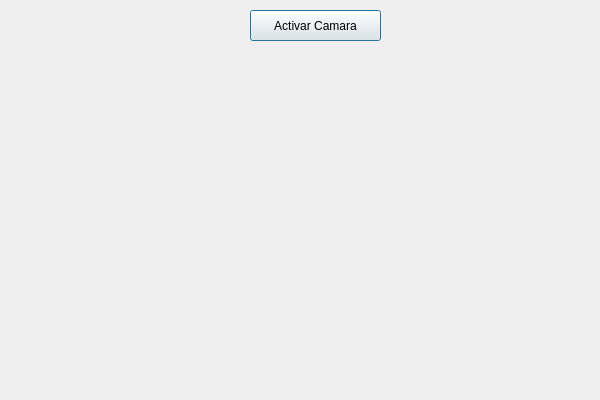
<?xml version="1.0" encoding="UTF-8"?>
<ui version="4.0">
 <class>dlgDemo25</class>
 <widget class="QDialog" name="dlgDemo25">
  <property name="geometry">
   <rect>
    <x>0</x>
    <y>0</y>
    <width>600</width>
    <height>400</height>
   </rect>
  </property>
  <property name="windowTitle">
   <string>Predecir Sexo de varias Personas en un Video en Tiempo Real</string>
  </property>
  <widget class="QLabel" name="lblVideo">
   <property name="geometry">
    <rect>
     <x>30</x>
     <y>60</y>
     <width>541</width>
     <height>301</height>
    </rect>
   </property>
   <property name="text">
    <string/>
   </property>
   <property name="scaledContents">
    <bool>true</bool>
   </property>
  </widget>
  <widget class="QPushButton" name="btnActivarCamara">
   <property name="geometry">
    <rect>
     <x>250</x>
     <y>10</y>
     <width>131</width>
     <height>31</height>
    </rect>
   </property>
   <property name="text">
    <string>Activar Camara</string>
   </property>
  </widget>
 </widget>
 <resources/>
 <connections/>
</ui>
